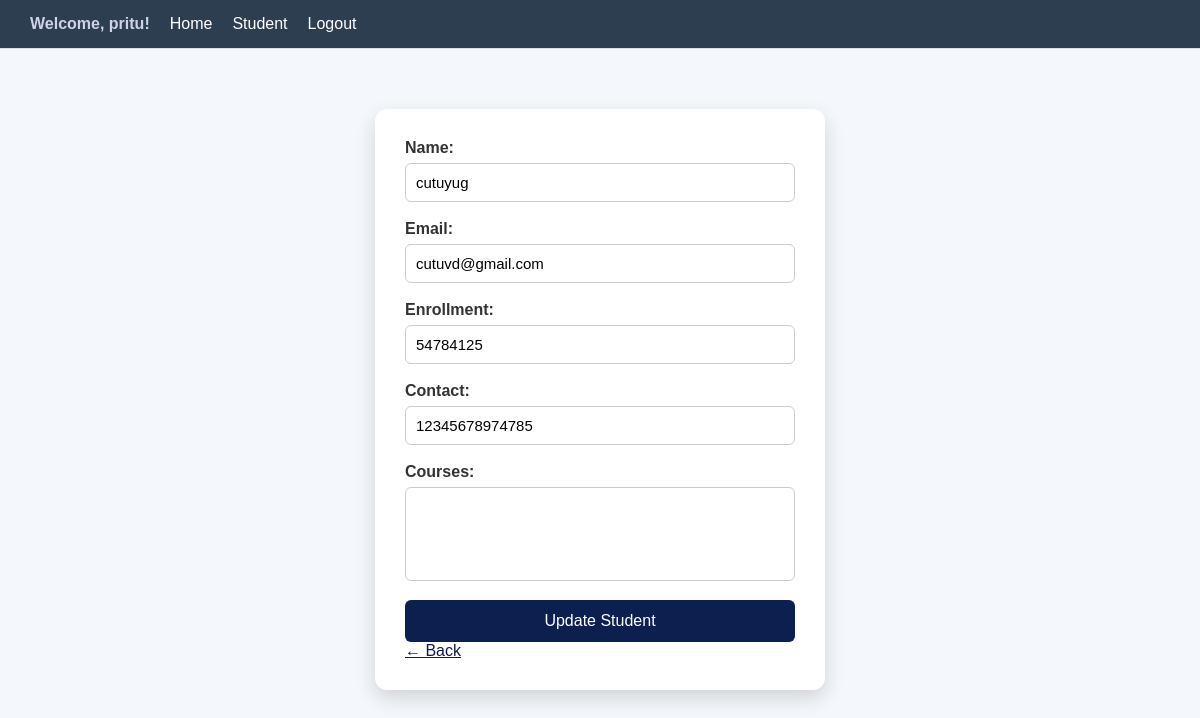
/update_student/5/ (signed in), run on an earlier commit of the app's database.
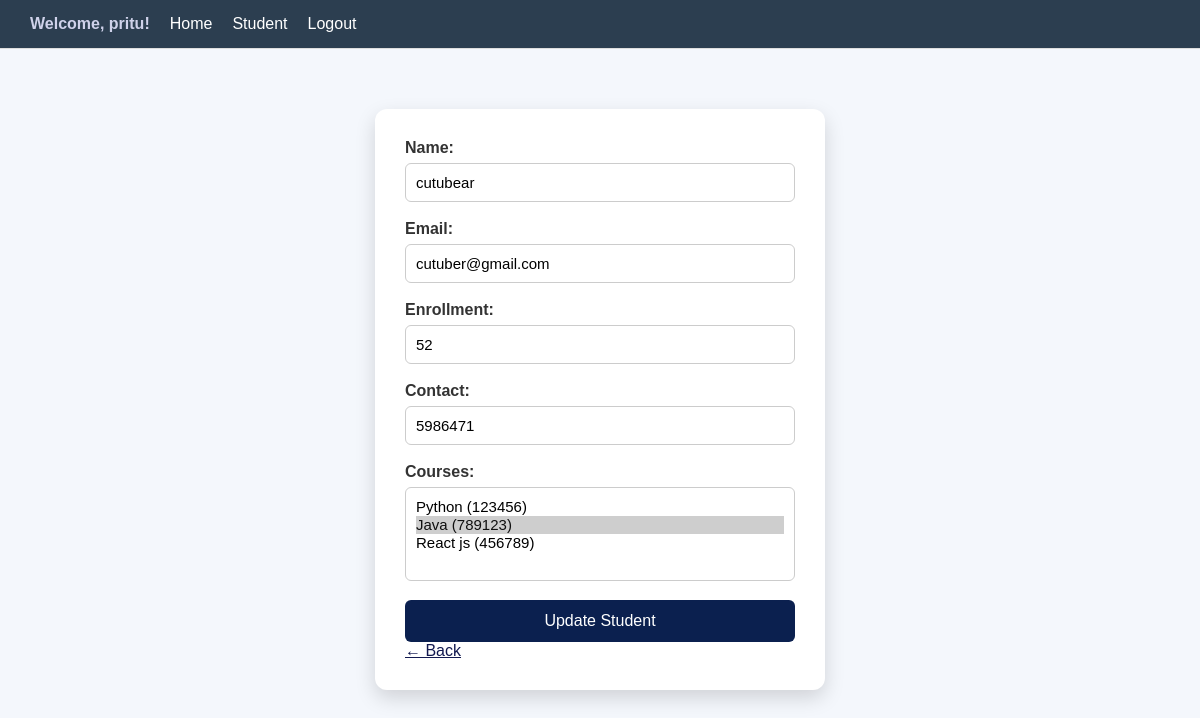
And on a later commit of the database.
### students/models.py (models this page shows)
class Student(models.Model):
    name=models.CharField()
    email=models.EmailField()
    enrollment=models.IntegerField(unique=True,default=None)
    contact=models.IntegerField(default=None)
    courses=models.ManyToManyField(Course)

class Course(models.Model):
    name=models.CharField()
    code=models.IntegerField()
    def __str__(self):
        return f"{self.name} ({self.code})"

### students/views.py (the view)
# urls.py: path('update_student/<int:id>/',update_student,name='update_student'),
def update_student(request,id):
    students=Student.objects.get(id=id)
    form=StudentForm(request.POST,instance=students)
    if request.method=="POST":
        form.save()
        return redirect('view_student')
    else:
        form = StudentForm(instance=students)
    return render(request,'student/update_student.html',{'forms':form})

### students/forms.py
class StudentForm(forms.ModelForm):
    courses=forms.ModelMultipleChoiceField(queryset=Course.objects.all(),widget=forms.SelectMultiple)
    class Meta:
        model = Student
        fields = ['name','email','enrollment','contact','courses']

### students/templates/student/update_student.html (shortened to what this page needs)
{% extends "base.html" %}
{% load static %}
 {% block extra_css %}
 <link rel="stylesheet" href="{% static 'css/student/add_student.css'%}">
 {% endblock %}
 {% block content %}
 <form action="" method="POST">
 {{forms.as_p}}
 <button type="submit">Update Student</button>
 </form>
 <a href="{% url 'home' %}" class="back-btn">← Back</a>
 {% endblock %}

What changed in the data, as far as the page shows it:
changed Student: name "cutuyug" → "cutubear"; email "cutuvd@gmail.com" → "cutuber@gmail.com"; enrollment "54784125" → "52"; contact "12345678974785" → "5986471"
Also different on the page:
form field courses: (not shown) → "Python (123456) / Java (789123) ☑ / React js (456789)"
